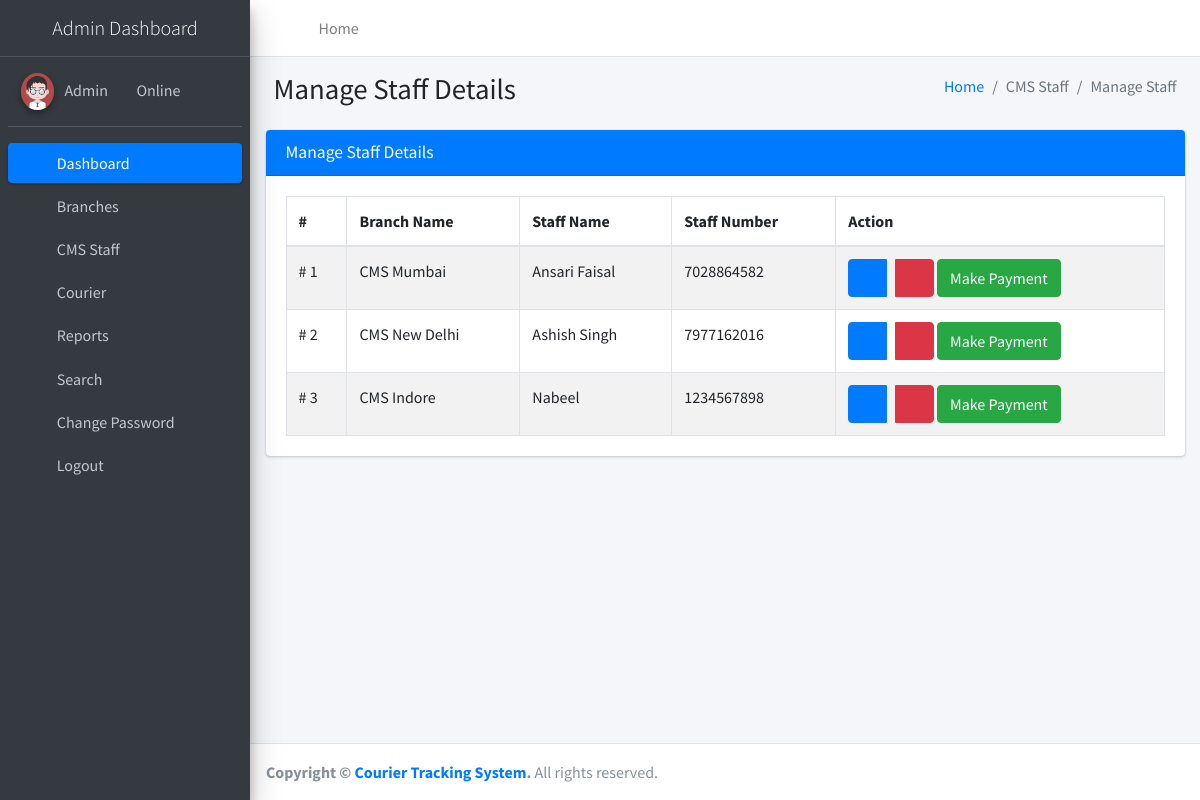
/manageStaff (signed in), run on the app's committed database.
### courier/models.py (models this page shows, shortened)
class Staff(models.Model):
    user = models.ForeignKey(User, on_delete=models.CASCADE, null=True)
    branch = models.ForeignKey(Branch, on_delete=models.CASCADE, null=True)
    StaffMobilenumber = models.CharField(max_length=12, null=True)
    status = models.CharField(max_length=150, null=True)
    StaffRegdate = models.DateTimeField(auto_now_add=True)

class Branch(models.Model):
    BranchName = models.CharField(max_length=250, null=True)
    BranchContactnumber = models.CharField(max_length=12, null=True)
    BranchEmail = models.CharField(max_length=50, null=True)
    BranchAddress = models.CharField(max_length=200, null=True)
    BranchCity = models.CharField(max_length=150, null=True)
    BranchState = models.CharField(max_length=150, null=True)
    BranchPincode = models.CharField(max_length=6, null=True)
    BranchCountry = models.CharField(max_length=200, null=True)

### courier/views.py (the view)
# urls.py: path('manageStaff',manageStaff, name='manageStaff'),
def manageStaff(request):
    if not request.user.is_authenticated:
        return redirect('admin_login')
    staff = Staff.objects.all()
    return render(request, 'admin/manageStaff.html', locals())

### courier/templates/admin/manageStaff.html
{% extends 'adminNavbar.html' %}
{% block main %}
{% load static %}
<section class="content">
    <div class="content-header">
        <div class="container-fluid">
            <div class="row mb-2">
                <div class="col-sm-6">
                    <h1 class="m-0">Manage Staff Details</h1>
                </div>
                <div class="col-sm-6">
                    <ol class="breadcrumb float-sm-right">
                        <li class="breadcrumb-item"><a href="{% url 'dashboard' %}">Home</a></li>
                        <li class="breadcrumb-item active">CMS Staff</li>
                        <li class="breadcrumb-item active">Manage Staff</li>
                    </ol>
                </div>
            </div>
        </div>
    </div>
    <div class="container-fluid">
        <div class="row">
            <div class="col-md-12">
                <div class="card card-primary">
                    <div class="card-header">
                        <h3 class="card-title">Manage Staff Details</h3>
                    </div>
                    <div class="card-body">
						<table id="example1" class="table table-bordered table-striped">
							<thead>
								<tr>
									<th>#</th>
									<th>Branch Name</th>
                                    <th>Staff Name</th>
                                    <th>Staff Number</th>
									<th>Action</th>
								</tr>
							</thead>
							<tbody>
                                {% for i in staff %}
								<tr>
									<td># {{forloop.counter}}</td>
									<td>{{i.branch.BranchName}}</td>
                                    <td>{{i.user.first_name}}</td>
                                    <td>{{i.StaffMobilenumber}}</td>
									<td>
										<div class="btn-group">
											<a class="btn btn-primary"
												href="{% url 'editStaff' i.id %}"><i
												class="fa fa-edit"></i></a> &nbsp;&nbsp;&nbsp; <a class="btn btn-danger"
												onclick="return confirm('Are you sure to Delete ?')"
												href="{% url 'deleteStaff' i.user.id %}"><i
												class="fa fa-trash-alt"></i></a>
										</div>
                                        <a href="/makepayment"><button class="btn btn-success">Make Payment</button></a>
									</td>
								</tr>
								{% endfor %}
							</tbody>
						</table>
					</div>
                </div>
            </div>
        </div>
    </div>
</section>
{% endblock %}

### data on the page
Staff: branch.BranchName "CMS Mumbai", user.first_name "Ansari Faisal", StaffMobilenumber "7028864582"
Staff: branch.BranchName "CMS New Delhi", user.first_name "Ashish Singh", StaffMobilenumber "7977162016"
Staff: branch.BranchName "CMS Indore", user.first_name "Nabeel", StaffMobilenumber "1234567898"
